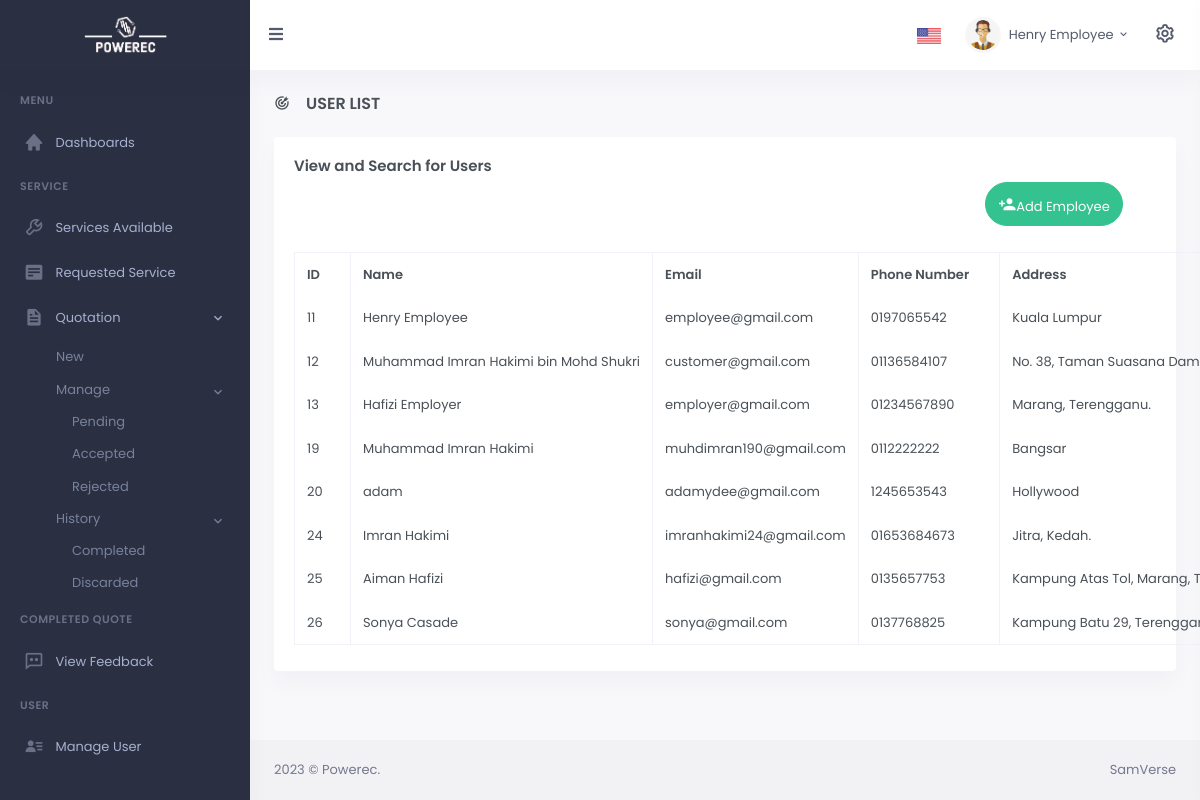
Screenshot of /CODE/manageUser-employee.php (signed in) with the database file from the repository.
### tables this page shows
CREATE TABLE `users` (
  `id` int(11) NOT NULL,
  `useremail` varchar(255) NOT NULL,
  `username` varchar(200) NOT NULL,
  `password` varchar(255) NOT NULL,
  `useraddress` varchar(200) NOT NULL,
  `userphone` varchar(14) NOT NULL,
  `u_type` int(2) NOT NULL,
  `token` varchar(255) DEFAULT NULL,
  `created_at` datetime DEFAULT CURRENT_TIMESTAMP
);

### CODE/assets/lang/en.php (called while the page is built, shortened)
<?php
$language['Staff']="Staff";
$language['Customer']="Customer";
$language['View']="View";
$language['Quotation']="Quotation";
$language['Services']="Services";
$language['View Quotation']="View Quotation";
$language['Manage User']="Manage User";
$language['Requested Service']="Requested Service";
$language['Accepted']="Accepted";
$language['Pending']="Pending";
$language['Rejected']="Rejected";
$language['Quotation Completed']="Quotation Completed";
$language['Week']="Week";
$language['Month']="Month";
$language['Year']="Year";
$language['Welcome Back!']="Welcome Back!";
$language['Edit Profile']="Edit Profile";
$language['Latest Quotation']="Latest Quotation";
$language['Quotation ID']="Quotation ID";
$language['Customer Name']="Customer Name";
$language['Date']="Date";
$language['Total']="Total";
$language['Address']="Address";
$language['Customer Address']="Customer Address";
$language['(Optional) Address']="(Optional) Address";
$language['View Details']="View Details";
$language['Services Available']="Services Available";
$language['Services ']="Services";
$language['Service Detail']="Service Detail";
$language['New']="New";
$language['Item(s)']="Item(s)";
$language['Receipt']="Receipt";
$language['Request ID']="Request ID";
$language['Service']="Service";
$language['View Feedback']="View Feedback";
$language['Create Feedback']="Create Feedback";
$language['Incoming Request']="Incoming Request";
$language['Customer ID']="Customer ID";
$language['Customer Phone']="Customer Phone";
$language['Service Requested']="Service Requested";
$language['Request Status']="Request Status";
$language['Rejected Request']="Rejected Request";
$language['Update']="Update";
$language['Setting']="Setting";
$language['Appearence']="Appearence";
$language['Light Mode']="Light Mode";
$language['Dark Mode']="Dark Mode";
$language['User List']="User List";
$language['Modify, Delete or Add User']="Modify, Delete or Add User";
$language['Add Employee']="Add Employee";
$language['Add Employer']="Add Employer";
$language['Name']="Name";
$language['Phone Number']="Phone Number";
$language['User Type']="User Type";
$language['Edit']="Edit";
$language['Modify']="Modify";
$language['Delete']="Delete";
$language['See Feedback Records']="See Feedback Records";
$language['Topic']="Topic";
$language['Comment']="Comment";
?>

### CODE/manageUser-employee.php (the view, shortened to what this page needs)
<?php include 'layouts/head-main.php'; ?>
<?php include_once ("layouts/config.php");?>
<?php $sql="SELECT * FROM users
LEFT JOIN u_type_desc ON users.u_type = u_type_desc.u_type_desc_id";
$result=mysqli_query($link,$sql);
?>
<head>
    <link href="assets/libs/datatables.net-bs4/css/dataTables.bootstrap4.min.css" rel="stylesheet" type="text/css" />
    <link href="assets/libs/datatables.net-buttons-bs4/css/buttons.bootstrap4.min.css" rel="stylesheet" type="text/css" />
    <link href="assets/libs/datatables.net-responsive-bs4/css/responsive.bootstrap4.min.css" rel="stylesheet" type="text/css" />
    <?php include 'layouts/head-style.php'; ?>
</head>
<?php include 'layouts/body.php'; ?>
<div id="layout-wrapper">
    <div class="main-content">
        <div class="page-content">
            <div class="container-fluid">
                <div class="row">
                    <div class="col-12">
                        <div class="page-title-box d-sm-flex align-items-center justify-content-between">
                            <h4 class="mb-sm-0 font-size-18"><i class="mdi mdi-bullseye-arrow me-3"></i><?php echo $language["User List"]; ?></h4>
                        </div>
                    </div>
                </div>
                <div class="row">
                    <div class="col-12">
                        <div class="card">
                            <div class="card-body">
                                <h4 class="card-title"><?php echo $language["View and Search for Users"]; ?></h4>
                                    <div style="display:flex; justify-content:flex-end; width:98%; padding:0;">
                                         <a href="auth-add-employee-employee.php"><button style='margin-right:16px' type="button" class="btn btn-success btn-rounded waves-effect waves-light" id="adduser" ><i class="mdi mdi-18px mdi-account-plus"></i><?php echo $language["Add Employee"]; ?></button></a>
                                    </div>
                                <br>
                                <table id="datatable" class="table table-bordered dt-responsive  nowrap w-100">
                                    <thead>
                                        <tr>
                                            <th>ID</th>
                                                <th><?php echo $language["Name"]; ?></th>
                                                <th><?php echo $language["Email"]; ?></th>
                                                <th><?php echo $language["Phone Number"]; ?></th>
                                                <th><?php echo $language["Address"]; ?></th>
                                        </tr>
                                    </thead>
                                    <tbody>
                    <?php while($row=mysqli_fetch_array($result))
                    {
                        ?>
                        <tr>
                            <td><?php echo $row['id']; ?></td>
                            <td><?php echo $row['username']; ?></td>
                            <td><?php echo $row['useremail']; ?></td>
                            <td><?php echo $row['userphone']; ?></td>
                            <td><?php echo $row['useraddress']; ?></td>
                        </tr>
                    <?php } ?>
                    </tbody>
                </table>
            </div>
        </div>
    </div>
    </div>
            </div>
        </div>
        <?php include 'layouts/footer.php'; ?>
    </div>
</div>
</body>
</html>

### rows the page displays
users: id "11", username "Henry Employee", useremail "employee@gmail.com", userphone "0197065542", useraddress "Kuala Lumpur"
users: id "12", username "Muhammad Imran Hakimi bin Mohd Shukri", useremail "customer@gmail.com", userphone "01136584107", useraddress "No. 38, Taman Suasana…"
users: id "13", username "Hafizi Employer", useremail "employer@gmail.com", userphone "01234567890", useraddress "Marang, Terengganu."
users: id "19", username "Muhammad Imran Hakimi", useremail "muhdimran190@gmail.com", userphone "0112222222", useraddress "Bangsar"
users: id "20", username "adam", useremail "adamydee@gmail.com", userphone "1245653543", useraddress "Hollywood"
users: id "24", username "Imran Hakimi", useremail "imranhakimi24@gmail.com", userphone "01653684673", useraddress "Jitra, Kedah."
users: id "25", username "Aiman Hafizi", useremail "hafizi@gmail.com", userphone "0135657753", useraddress "Kampung Atas Tol, Marang,…"
users: id "26", username "Sonya Casade", useremail "sonya@gmail.com", userphone "0137768825", useraddress "Kampung Batu 29,…"

### other values shown
$_SESSION["username"] "Henry Employee"
$language["Menu"] "MENU"
$language["Dashboard"] "Dashboards"
$language["Service"] "SERVICE"
$language["Services Available"] "Services Available"
$language["Requested Service"] "Requested Service"
$language["Quotation"] "Quotation"
$language["New"] "New"
$language["Manage"] "Manage"
$language["Pending"] "Pending"
$language["Accepted"] "Accepted"
$language["Rejected"] "Rejected"
$language["History"] "History"
$language["Completed"] "Completed"
$language["Discarded"] "Discarded"
